Frame 1 (no input): blank canvas, image omitted
Frame 60 (no input): blank canvas, image omitted
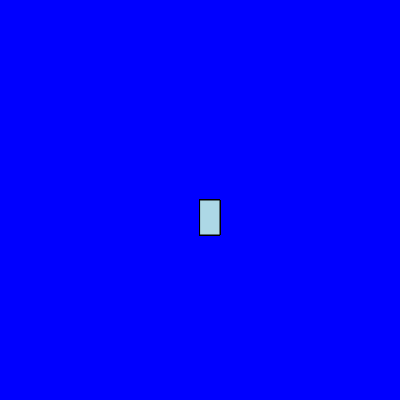
Frame 120 (the mouse pressed at the canvas centre since frame 60)

The p5.js sketch whose frames 1 and 60 were blank and that drew this single picture after the mouse press (run headless with seeded random() and noise() and a simulated clock; from frame 60 on, the mouse is pressed at the canvas centre):

// p5.js sketch
// ── sketch.js
function setup() {
    createCanvas(400, 400);
    background("blue");
  }
  
  function draw() {
    
    stroke("black");
    fill("lightblue")
  
    //console.log(mouseIsPressed);
    
    if(mouseIsPressed) {
      rect(mouseX,mouseY,20,35);
    }
  }
